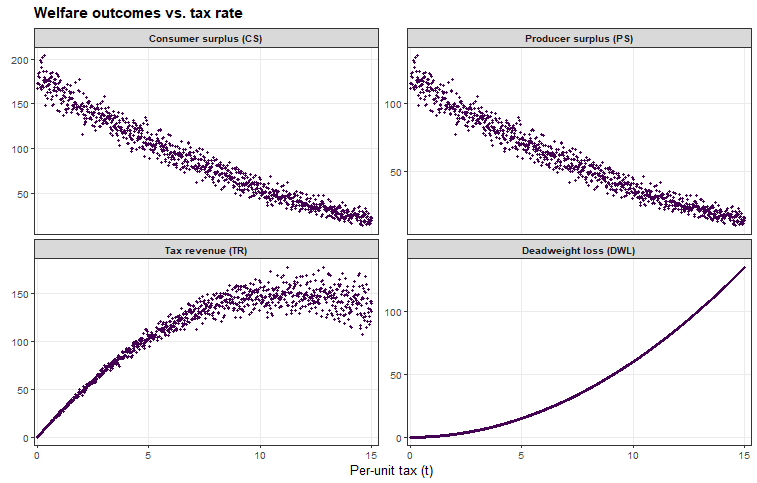

This chart was generated by the following R code:
# packages
library(data.table)
library(dplyr)
library(ggnewscale)
library(ggplot2)
library(gridExtra)
library(patchwork)
library(pals)
library(RColorBrewer)
library(svglite)
library(readxl)
library(reshape)
library(tidyr)
library(tidyverse)
library(viridis)
library(viridisLite)
library(rvest)
library(rmarkdown)
library(flexdashboard)
library(haven)
library(magrittr)
library(reshape2)
library(stargazer)
library(labelled)
library(Hmisc)
library(stargazer)
library(sandwich)
library(lmtest)
library(arrow)
library(lubridate)
library(sf)
library(tigris)
library(stringr)
library(scales)
library(AER)

theme_set(theme_bw())
theme_update(text = element_text(size=12.5))

# creating data ####
set.seed(123)
n <- 1000

t <- seq(0, 15, length.out = 1000)
Y <- rnorm(n, 10, sqrt(0.25))
W <- rnorm(n, 1, sqrt(0.25))
U_d <- rnorm(n, 0, sqrt(1))
U_s <- rnorm(n, 0, sqrt(1))


P = (5 - 30 + 2*W - Y + U_s - U_d)/(-2-3)
Q = 30 - 2*P + Y + U_d

Pc_t = (5 - 30 + 2*W - Y + U_s - U_d - 3*t)/(-2-3)
Pf_t = Pc_t - t
Q_t = 30 - 2*Pc_t + Y + U_d

simu <- data.frame(Y, W, U_d, U_s, P, Q, t, Pc_t, Pf_t, Q_t)

# regression ####
d_1 <- lm(Q ~ P + Y, data = simu)
s_1 <- lm(Q ~ P + W, data = simu)

d_iv <- ivreg(Q ~ P + Y | Y + W, data = simu)
s_iv <- ivreg(Q ~ P + W | Y + W, data = simu)

stargazer(
  d_1,
  s_1,
  d_iv,
  s_iv,
  type = "latex",
  title = "Regression Table",
  single.row = TRUE,
  font.size = "small",
  digits = 2,
  model.numbers = FALSE
)

# taxes ####
simu$P_d_max <- (30 + simu$Y + simu$U_d) / 2
simu$P_s_min <- -(5 + 2*simu$W + simu$U_s) / 3

simu$CS <- 0.5 * simu$Q_t * (simu$P_d_max - simu$Pc_t)
simu$PS <- 0.5 * simu$Q_t * (simu$Pf_t - simu$P_s_min)
simu$TR <- simu$t * simu$Q_t
simu$DWL <- 0.5 * simu$t * (simu$Q - simu$Q_t)


# plotting
welfare_long <- simu %>%
  select(t, CS, PS, TR, DWL) %>%
  pivot_longer(-t, names_to = "Outcome", values_to = "Value") %>%
  mutate(
    Outcome = factor(
      Outcome,
      levels = c("CS","PS","TR","DWL"),
      labels = c("Consumer surplus (CS)",
                 "Producer surplus (PS)",
                 "Tax revenue (TR)",
                 "Deadweight loss (DWL)")
    )
  )

p_welfare_facet <- ggplot(welfare_long,
                          aes(x = t, y = Value)) +
  geom_point(size = 1, color = viridis(6, option = "D")[1]) +
  facet_wrap(~Outcome, scales = "free_y", ncol = 2) +
  scale_x_continuous(expand = expansion(mult = c(0.01, 0.02))) +
  scale_y_continuous(labels = scales::comma) +
  labs(
    title = "Welfare outcomes vs. tax rate",
    x = "Per-unit tax (t)",
    y = element_blank()
  ) +
  theme(
    plot.title = element_text(face = "bold", size = 15, margin = margin(b = 8)),
    strip.text = element_text(face = "bold"),
    panel.grid.minor = element_blank()
  )

p_welfare_facet
